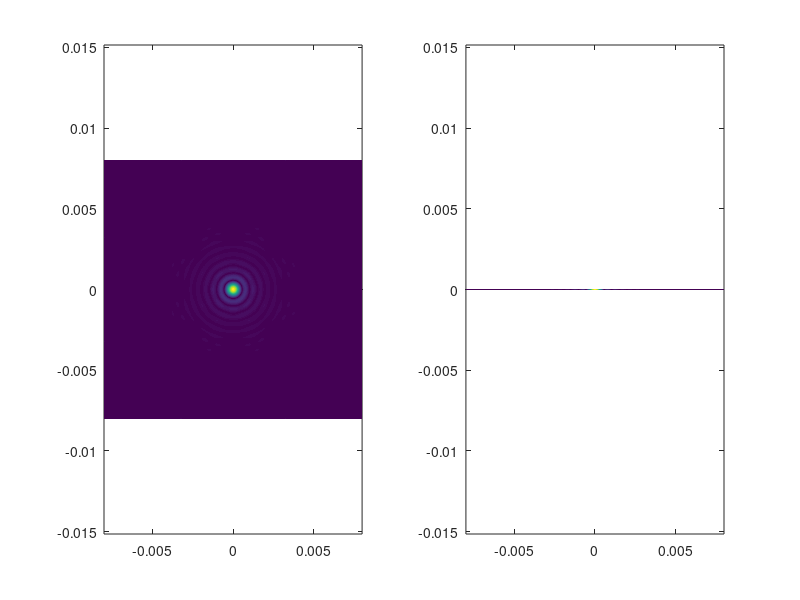

The MATLAB script that drew this image:
function aol_psfs()

waves_x1 = [0, 1, 0, 0, 0];
waves_y1 = [0, 1, 0, 0, 0];    
waves_x2 = [0, 1, 0, 0, 0];
waves_y2 = [0, 1, 0, 0, 0];    
time = 0e-6;

adjustment = 1e-3;
number_of_samples = 2.^10 - 1; % computational speed vs accuracy
k = 2*pi/920e-9;
z_list = linspace(-20,20,39)*1e-6;
z_plane_no = round(size(z_list,2)/2); % which z plane is plotted for the xy psf 

waves = struct('x1', waves_x1, 'y1', waves_y1, 'x2', waves_x2, 'y2', waves_y2);
do_plot = struct('input', 0, 'focal_plane', 0, 'angular_spec', 0);

calculate_and_plot(waves, time, number_of_samples, k, adjustment, z_list, z_plane_no, do_plot);
end

function calculate_and_plot(waves, time, number_of_samples, k, adjustment, z_list, z_plane_no, do_plot)
    [sampled_wave_2d, space_width] = get_sampled_wavefunction(waves, time, number_of_samples, k, do_plot.input);       
    [x, y, focal_plane_wave_2d, space_width] = get_focal_plane_wavefunction(sampled_wave_2d, adjustment, space_width, number_of_samples, k, do_plot.focal_plane);
    propagated_wave_2d = propagate_wave(focal_plane_wave_2d, z_list, space_width, k, number_of_samples, do_plot.angular_spec);
    xy_xz_plot_psf(propagated_wave_2d, x, y, z_list, z_plane_no);
end

function plot_wavefunction_2d(wave_function_2d, x, y)
    figure()
    subplot(1,2,1)
    hh = pcolor(x,y,abs(wave_function_2d));
    set(hh,'EdgeColor','none')
    axis equal
    subplot(1,2,2)
    hh = pcolor(x,y,angle(wave_function_2d));
    set(hh,'EdgeColor','none')
    axis equal
end

function [sampled_wave, space_width] = get_sampled_wavefunction(waves, t, number_of_samples, k, plot_input)     
    space_width = pi * number_of_samples / k;
    samples = linspace(-1/2, 1/2, number_of_samples) * space_width;
    [x, y] = meshgrid(samples);
    
    % take aperture to be 12mm because of scaling by relay
    scale_factors = 2*pi ./ (6e-3).^(1:5) / k;
    phase_x1 = k * (waves.x1 .* scale_factors);
    phase_y1 = k * (waves.y1 .* scale_factors);
    phase_x2 = k * (waves.x2 .* scale_factors);
    phase_y2 = k * (waves.y2 .* scale_factors);
    sph_ab_waves = -4;
    focus_waves = 3.5;    
 
    V = 613;
    sampled_wave = (sqrt(x.^2 + y.^2) < 6e-3)... 
     .* exp(1i * (phase_x1(1) .* (x-V*t) + phase_x1(2) .* (x-V*t).^2 + phase_x1(3) .* (x-V*t).^3 + phase_x1(4) .* (x-V*t).^4));
    %plot_wavefunction_2d(sampled_wave, x, y)
    sampled_wave = propagate_wave(sampled_wave, 0.05, space_width, k, number_of_samples, 0)...
     .* exp(1i * (phase_y1(1) .* (y-V*t) + phase_y1(2) .* (y-V*t).^2 + phase_y1(3) .* (y-V*t).^3 + phase_y1(4) .* (y-V*t).^4)); 
    %plot_wavefunction_2d(sampled_wave, x, y)
    sampled_wave = propagate_wave(sampled_wave, 0.05, space_width, k, number_of_samples, 0)...
     .* exp(1i * (phase_x2(1) .* (-x-V*t) + phase_x2(2) .* (-x-V*t).^2 + phase_x2(3) .* (-x-V*t).^3 + phase_x2(4) .* (-x-V*t).^4));
    %plot_wavefunction_2d(sampled_wave, x, y)
    sampled_wave = propagate_wave(sampled_wave, 0.05, space_width, k, number_of_samples, 0)...
     .* exp(1i * (phase_y2(1) .* (-y-V*t) + phase_y2(2) .* (-y-V*t).^2 + phase_y2(3) .* (-y-V*t).^3 + phase_y2(4) .* (-y-V*t).^4))...
     .* exp(1i * (x.^2 + y.^2) * focus_waves * 2*pi ./ (6e-3).^2 ./ 2)...  
     .* exp(1i * (x.^2 + y.^2).^2 * sph_ab_waves * 2*pi ./ (6e-3).^4 ./ 4);
 
    if plot_input
        plot_wavefunction_2d(sampled_wave, x, y)
    end
end

function propagated_wave = propagate_wave(wave_2d, distance, space_width, k, number_of_samples, plot_angular_spectrum)
    count = [0:floor((number_of_samples - 1)/2) floor(-(number_of_samples - 1)/2):-1];
    [k_x, k_y] = meshgrid(count * 2 * pi / space_width);
    ft_wave_2d = fft2(ifftshift(wave_2d)); % recentre wave with fftshift
       
    assert(max(k_x(:))/k > 0.99);
    k_z = sqrt(k.^2 - k_x.^2 - k_y.^2);
    mask = ~(abs(imag(k_z)) > 0);
    
    if numel(distance) == 1
        propagated_wave = fftshift(ifft2((ft_wave_2d .* exp(1i * mask .* k_z .* distance) .* mask))); % shift back 
    else
        propagated_wave = zeros([size(k_z), numel(distance)]);
        for n = 1:numel(distance)
            propagated_wave(:,:,n) = fftshift(ifft2((ft_wave_2d .* exp(1i * mask .* k_z .* distance(n)) .* mask))); % shift back 
        end
    end
    
    if plot_angular_spectrum
        plot_wavefunction_2d(ft_wave_2d, k_x, k_y)
    end
end

function [u, v, focal_plane_wave_2d, space_width] = get_focal_plane_wavefunction(sampled_wave_2d, adjustment, space_width, number_of_samples, k, plot_focal_plane)
    focal_plane_wave_2d = fftshift(fft2(ifftshift(sampled_wave_2d))); % transform to focal plane
    integer_list = floor(-number_of_samples/2+0.5):floor(number_of_samples/2-0.5);
    [u, v] = meshgrid(integer_list * 2 * pi / space_width / k * 8e-3); % new positions in the focal plane   
    space_width = (max(u(:)) - min(u(:))) * adjustment;
    if plot_focal_plane
        plot_wavefunction_2d(focal_plane_wave_2d, u, v)
    end
end

function xy_xz_plot_psf(propagated_wave_2d, x, y, z_list,z_plane_no)
    figure(); 
    subplot(1,2,1)
    h = pcolor(x, y, abs(propagated_wave_2d(:,:,z_plane_no)));
    set(h,'EdgeColor','none')
    axis equal

    subplot(1,2,2)
    [zz, xx] = meshgrid(z_list, x(500,:));
    h = pcolor(xx, zz, abs(squeeze(propagated_wave_2d(:,round(size(x,2)/2),:))));
    set(h,'EdgeColor','none')
    axis equal
end
